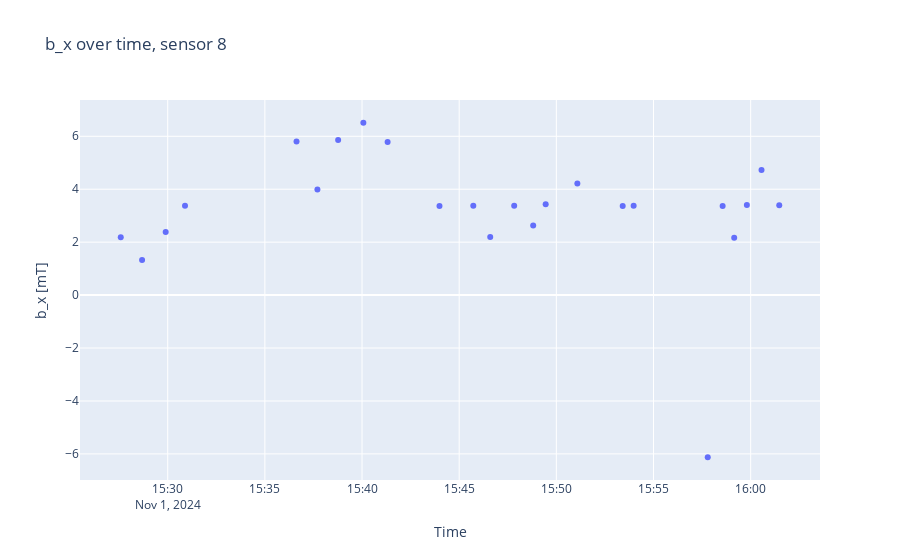
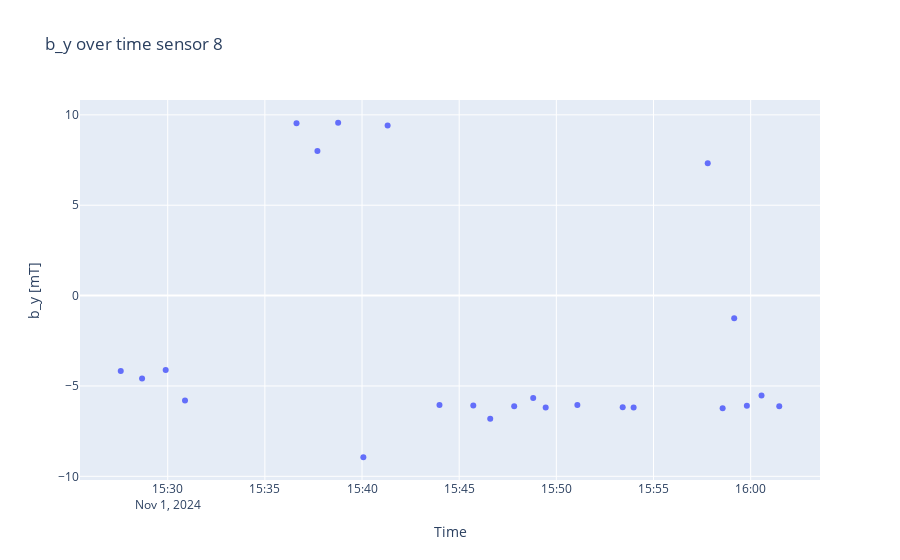
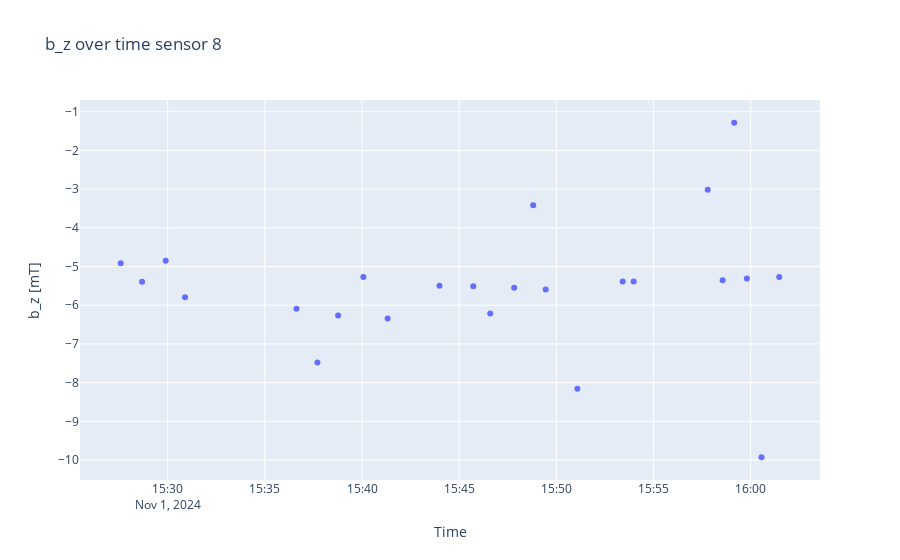

Notebook cell for these charts, in order:
### Code cell
sensorplots(B, timestamps, 8)
